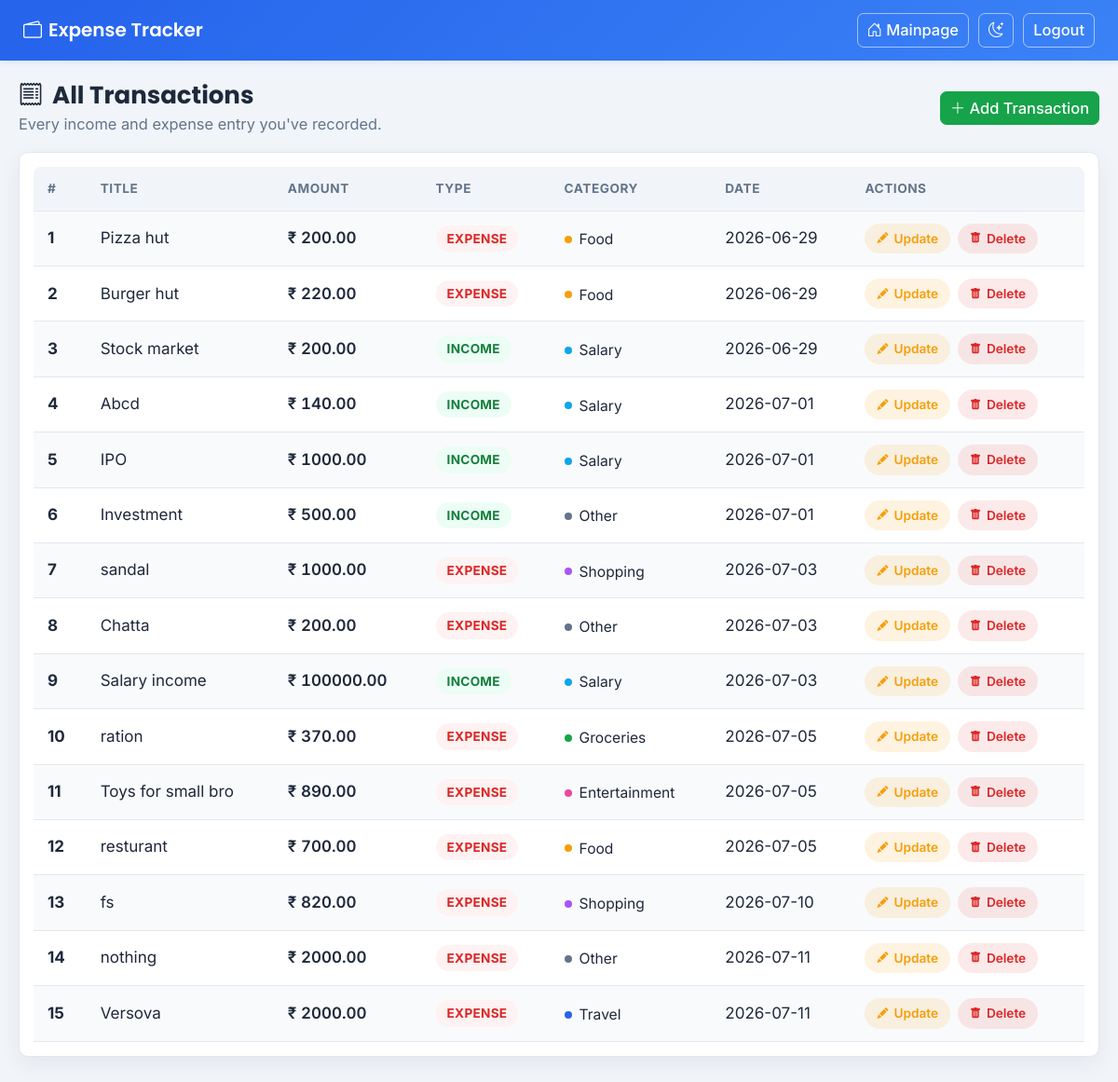
The app's page /transactions/ (signed in), older data.
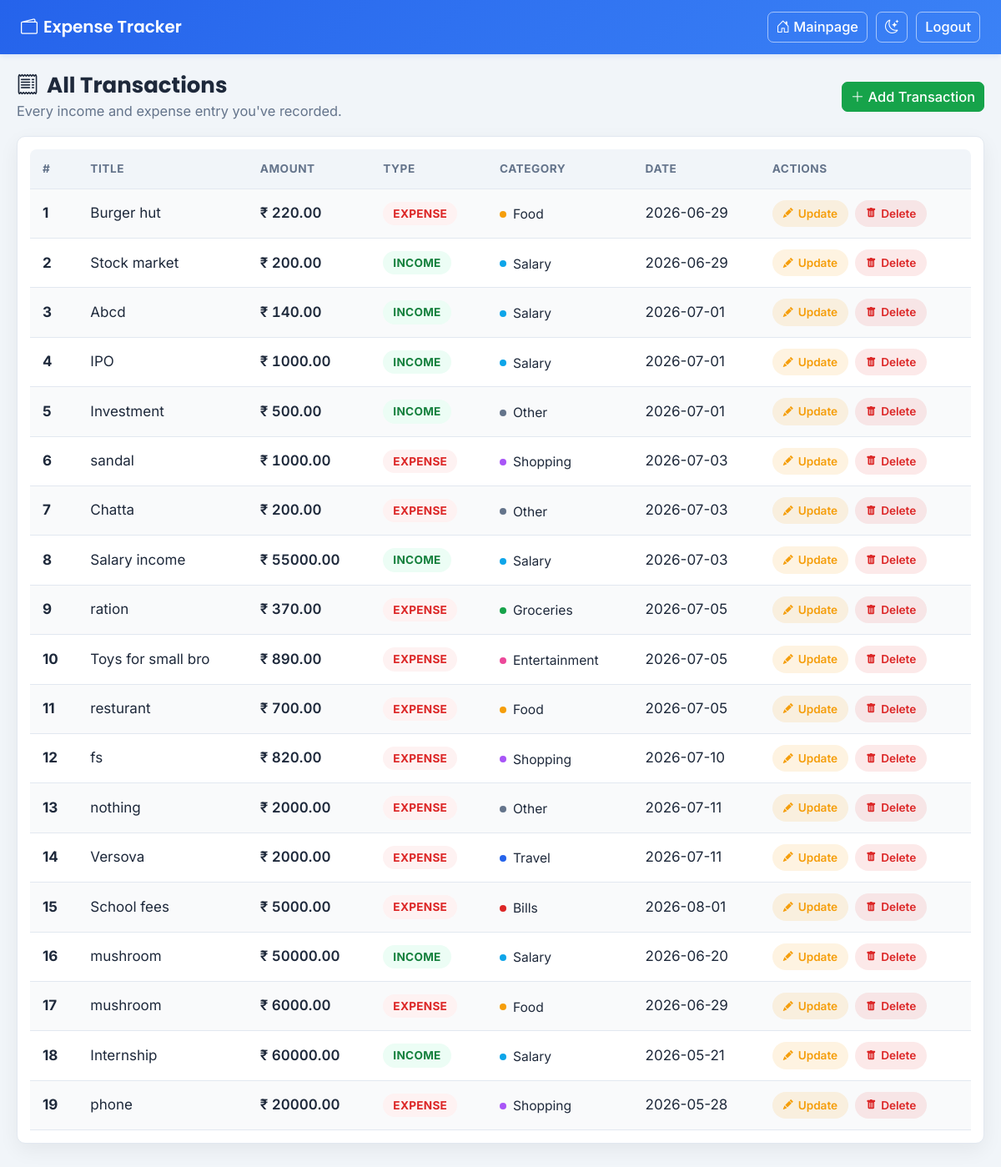
The same page, newer data.
### expenses/models.py (models this page shows)
class Transactions(models.Model):
    user = models.ForeignKey(User, on_delete=models.CASCADE)
    title = models.CharField(max_length=100)
    amount = models.DecimalField(max_digits=10, decimal_places=2)
    type_choices=[
        ("Income","Income"),
        ("Expense","Expense"),
    ]
    types=models.CharField(
        max_length=10,choices=type_choices,default="Income")
    category = models.CharField(
        max_length=20,choices=category_choices,default="Salary")
    date = models.DateField(default=timezone.now)
    created_at= models.DateTimeField(auto_now_add=True)

### expenses/views.py (the view)
# urls.py: path("transactions/",transaction,name="transactions"),
@login_required(login_url="/login/")
def transaction(request):
    transactions = Transactions.objects.filter(
        user=request.user
    )
    return render(
        request,
        'expenses/transactions.html',
        {'tasks': transactions}
    )

### expenses/templates/expenses/transactions.html (shortened to what this page needs)
<!doctype html>
<html lang="en">
  <head>
    <link href="https://cdn.jsdelivr.net/npm/bootstrap@5.3.0/dist/css/bootstrap.min.css" rel="stylesheet">
    <link rel="stylesheet" href="https://cdn.jsdelivr.net/npm/bootstrap-icons@1.11.3/font/bootstrap-icons.css">
  </head>
  <body>
    <nav class="navbar" id="mainNavbar">
      <a class="navbar-brand" href="{% url 'mainpage' %}"><i class="bi bi-wallet2"></i>Expense Tracker</a>
      <div class="nav-actions">
        <a href="{% url 'mainpage' %}" class="btn btn-outline-light btn-sm">
          <i class="bi bi-house-door"></i> Mainpage
        </a>
        <button type="button" class="btn btn-outline-light btn-sm" id="themeToggle" title="Toggle dark mode">
          <i class="bi bi-moon-stars"></i>
        </button>
        <form class="d-flex mb-0" role="search">
          {% if request.user.is_authenticated %}
            <a href='/logout/' class="btn btn-outline-light btn-sm">Logout</a>
          {% else %}
            <a href='/login/' class="btn btn-success btn-sm">Login</a>
          {% endif %}
        </form>
      </div>
    </nav>
    <div class="page-wrap">
      <div class="page-header">
        <div>
          <h1><i class="bi bi-receipt"></i> All Transactions</h1>
          <p>Every income and expense entry you've recorded.</p>
        </div>
        <a href="/add_transaction/" class="btn btn-success btn-sm">
          <i class="bi bi-plus-lg"></i> Add Transaction
        </a>
      </div>
      <div class="task-table-wrap">
        <table class="table table-hover align-middle">
          <thead>
            <tr>
              <th>#</th>
              <th>Title</th>
              <th>Amount</th>
              <th>Type</th>
              <th>Category</th>
              <th>Date</th>
              <th>Actions</th>
            </tr>
          </thead>
          <tbody>
            {% for i in tasks %}
              <tr>
                <th scope="row">{{ forloop.counter }}</th>
                <td>{{ i.title }}</td>
                <td>₹ {{ i.amount }}</td>
                <td>
                  <span class="type-badge {% if i.types == 'Income' %}income{% else %}expense{% endif %}">
                    {{ i.types }}
                  </span>
                </td>
                <td>
                  <span class="cat-badge cat-{{ i.category|lower }}">
                    <span class="cat-dot"></span>{{ i.category }}
                  </span>
                </td>
                <td>{{ i.date|date:"Y-m-d" }}</td>
                <td>
                  <div class="row-actions">
                    <a href="/update_transaction/{{ i.id }}/" class="action-btn edit">
                      <i class="bi bi-pencil-fill" style="font-size:.6rem;"></i> Update
                    </a>
                    <a href="/delete_transaction/{{ i.id }}/" class="action-btn delete"
                       onclick="return confirm('Delete this transaction?')">
                      <i class="bi bi-trash-fill" style="font-size:.6rem;"></i> Delete
                    </a>
                  </div>
                </td>
              </tr>
            {% endfor %}
          </tbody>
        </table>
      </div>
    </div>
  </body>
</html>

Row changes from the older to the newer data that the page shows:
removed Transactions: title "Pizza hut", amount "200.00", types "EXPENSE", category "Food", date "2026-06-29"
changed Transactions "Salary income": amount "100000.00" → "55000.00"
added Transactions: title "School fees", amount "5000.00", types "EXPENSE", category "Bills", date "2026-08-01"
added Transactions: title "mushroom", amount "50000.00", types "INCOME", category "Salary", date "2026-06-20"
added Transactions: title "mushroom", amount "6000.00", types "EXPENSE", category "Food", date "2026-06-29"
added Transactions: title "Internship", amount "60000.00", types "INCOME", category "Salary", date "2026-05-21"
added Transactions: title "phone", amount "20000.00", types "EXPENSE", category "Shopping", date "2026-05-28"
